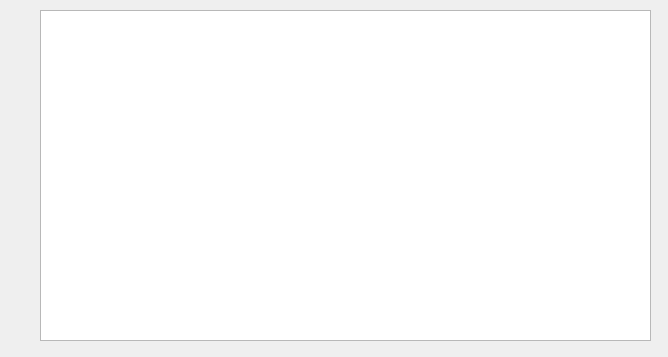
<?xml version="1.0" encoding="UTF-8"?>
<ui version="4.0">
 <class>RankDialog</class>
 <widget class="QDialog" name="RankDialog">
  <property name="geometry">
   <rect>
    <x>0</x>
    <y>0</y>
    <width>668</width>
    <height>357</height>
   </rect>
  </property>
  <property name="windowTitle">
   <string>Dialog</string>
  </property>
  <widget class="QTableWidget" name="tableWidget">
   <property name="geometry">
    <rect>
     <x>40</x>
     <y>10</y>
     <width>611</width>
     <height>331</height>
    </rect>
   </property>
  </widget>
 </widget>
 <resources/>
 <connections/>
</ui>
